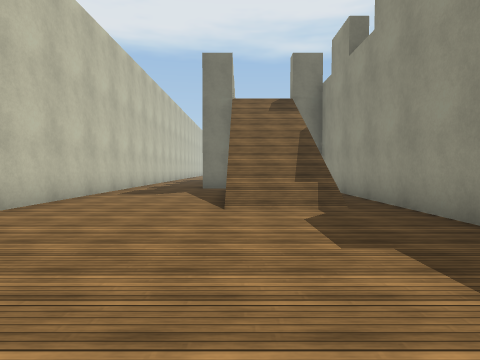
[1] (above)

13 first-person views from a walk through a 3-D level made in the Unity game engine. The camera is 1.3 m above the floor, tilts 2° down and sees 75° across. The floor is counted in squares, 2 m on a side. Each view is taken from the middle of a square. On the plan, view 1 faces up. The plan holds only what a view shows up to about 10 squares ahead; the rest is blank. The place goes on beyond the plan. Surface patterns are stand-ins for the level's own textures.

[2]
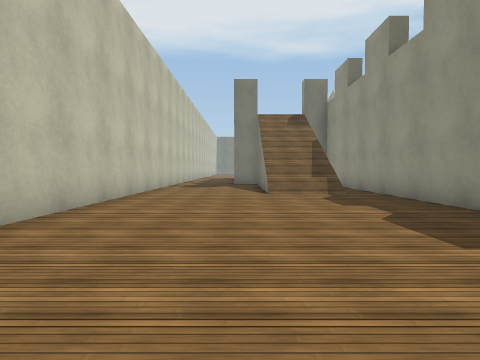

[3]
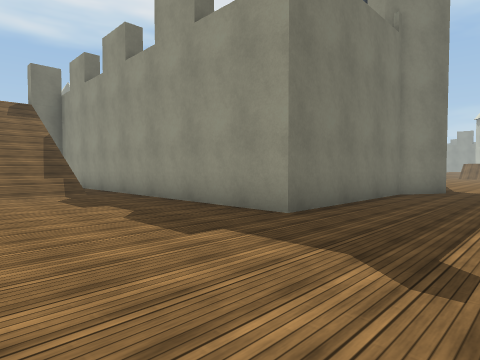

[4]
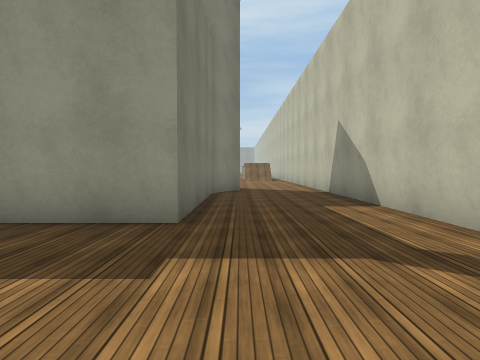

[5]
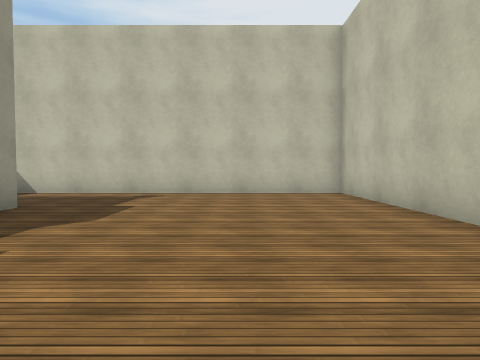

[6]
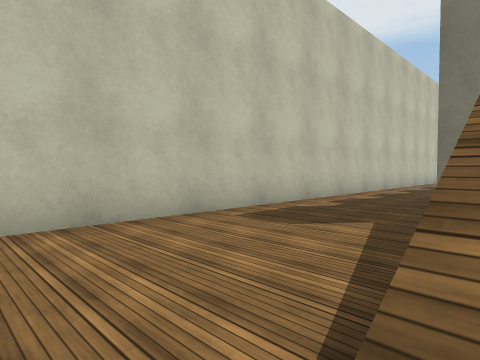

[7]
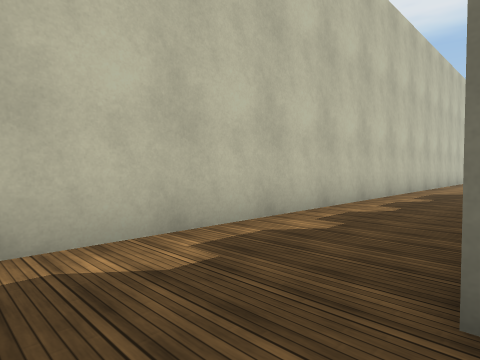

[8]
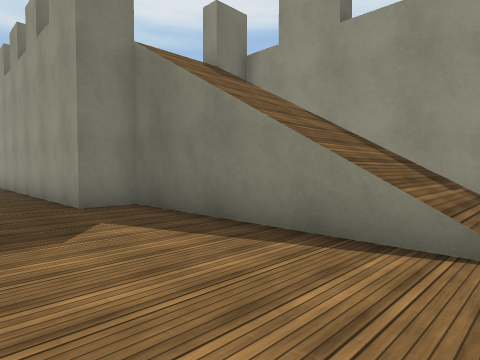

[9]
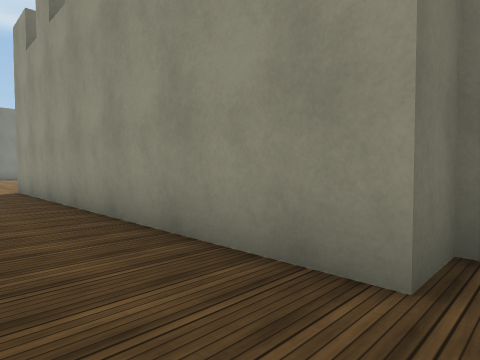

[10]
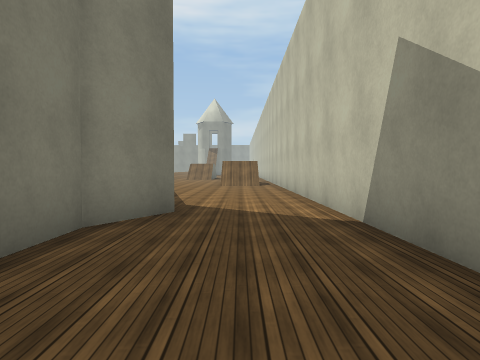

[11]
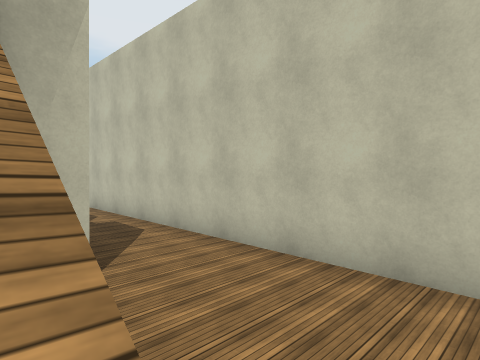

[12]
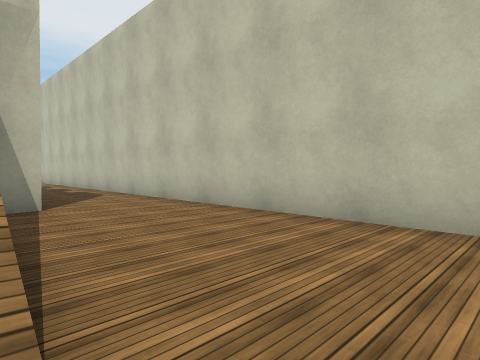

[13]
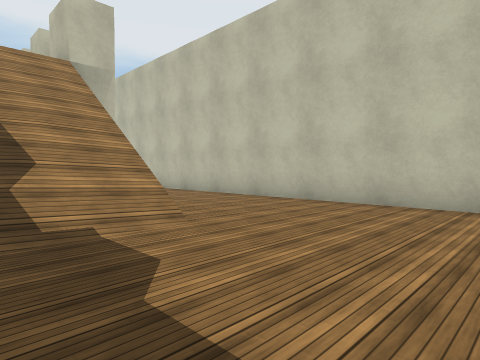

### Floor plan
Key: @ floor where view 1 was taken; # wall or solid block; . floor; / step, stairs or slope; = window, fence, low wall or low ledge.
Columns run from 4 left of view 1 to 14 right of it. Each row starts with its distance up from view 1.
 28   .....
 27 #......
 26 #......
 25 #...///
 24 #...///
 23 #...//
 22 #...//
 21 #...//
 20 #..#
 19 #..#
 18 #..#
 17 #..#
 16 #..#
 15 #..#
 14 #..#
 13 #..#
 12 #..#
 11 #..#  #
 10 #...///=
  9 #...///#
  8 #...///#
  7 #...///=
  6 #...///#
  5 #...///#
  4 #......=
  3 #......#
  2 #......#
  1 #......=
  0 #...@..######   ...
 -1 #...........##.....
 -2 #..................
 -3 #..................
 -4 ###################

Positions as (right, up) in squares from view 1, and headings:
1: (0, 0), facing up
2: (-1, -3), facing up
3: (-1, -3), facing up-right
4: (-1, -1), facing right
5: (-1, 5), facing down
6: (0, 5), facing up-left
7: (-1, 9), facing up-left
8: (-3, 5), facing up-right
9: (-3, 10), facing up-right
10: (4, -2), facing right
11: (0, 24), facing down-left
12: (0, 26), facing down-left
13: (2, 28), facing down-left
